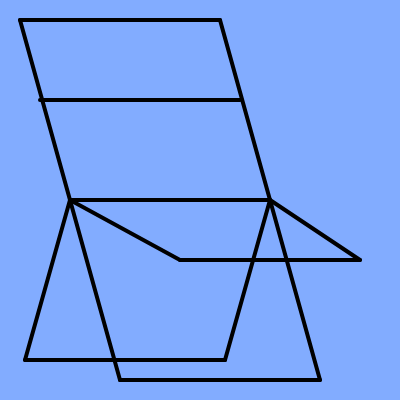
Frame 1 (no input)
Frame 60 (no input): identical to frame 1, image omitted
Frame 120 (the mouse pressed at the canvas centre since frame 60): identical to frame 1, image omitted

The p5.js sketch that drew this single still picture (run headless with seeded random() and noise() and a simulated clock; from frame 60 on, the mouse is pressed at the canvas centre):

// p5.js sketch
// ── sketch.js
function preload(){
  // preload assets
}

function setup() {
  pixelDensity(1);
  createCanvas(400, 400);
}

function draw(){

  background('#82acff');

  stroke('black');
  strokeWeight(4);
  line(20, 20, 120, 380);
  //lange Seite links
 
  stroke('black');
  strokeWeight(4);
  line(220, 20, 320, 380);
  //lange Seite rechts

  stroke('black');
  strokeWeight(4);
  line(120, 380, 320, 380);
  //Bodenstück, vorne

  stroke('black');
  strokeWeight(4);
  line(20, 20, 220, 20);
  //Lehne oben

  stroke('black');
  strokeWeight(4);
  line(70, 200, 25, 360);
  //Stuhlbein hinten links

  stroke('black');
  strokeWeight(4);
  line(270, 200, 225, 360);
  //Stuhlbein hinten rechts

  stroke('black');
  strokeWeight(4);
  line(25, 360, 225, 360);
  //Bodenstück, hinten

  stroke('black');
  strokeWeight(4);
  line(40, 100, 240, 100);
  //Lehne unten

  stroke('black');
  strokeWeight(4);
  line(70, 200, 270, 200);
  //Sitzfläche hinten

  stroke('black');
  strokeWeight(4);
  line(180, 260, 360, 260);
  //Sitzfläche vorne

  stroke('black');
  strokeWeight(4);
  line(70, 200, 180, 260);
  //Sitzfläche links

  stroke('black');
  strokeWeight(4);
  line(270, 200, 360, 260);
  //Sitzfläche rechts
}
